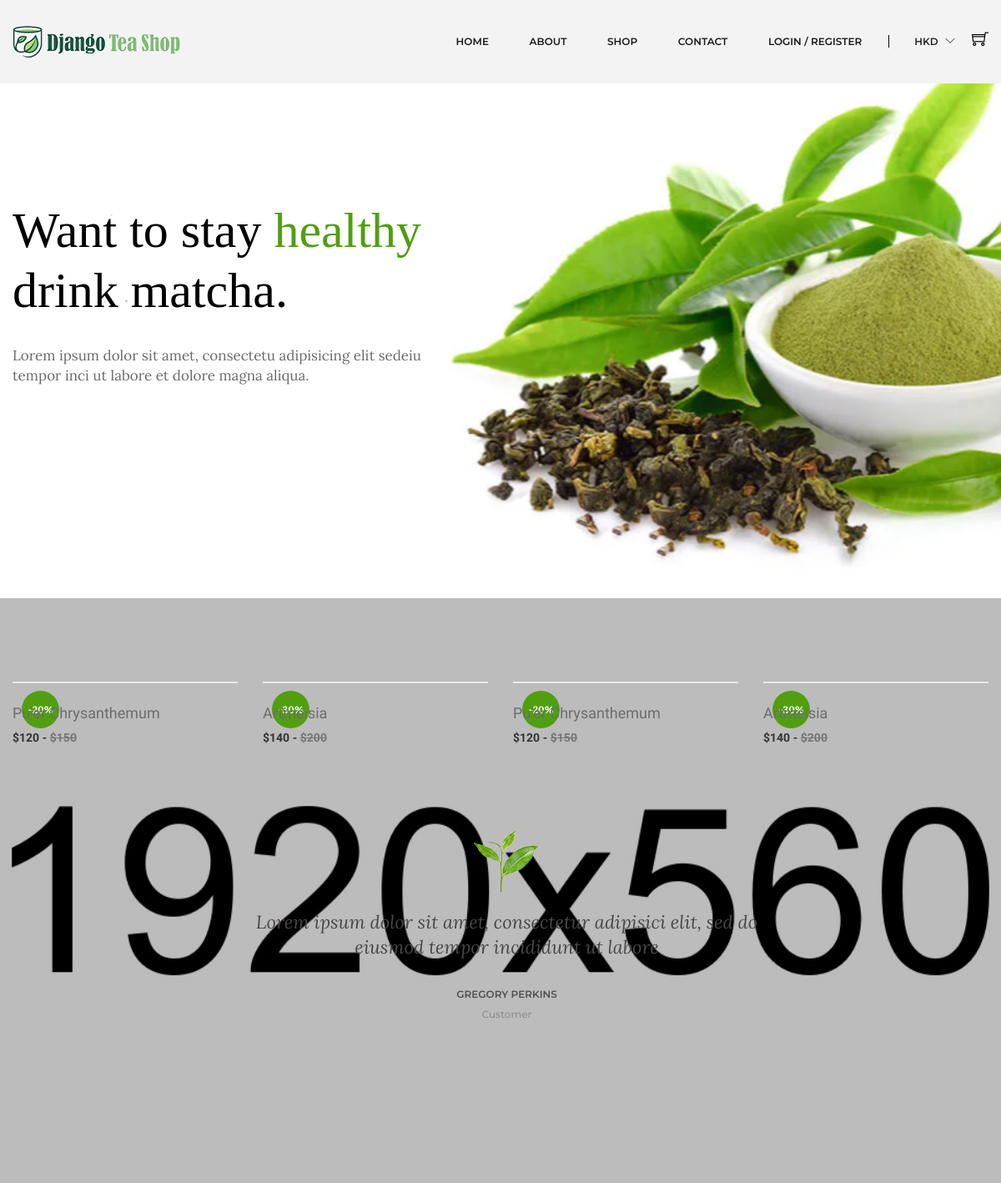
The page / on the database its author committed.
### shop/models.py (models this page shows, shortened)
class Product(models.Model):
    tea_name = models.CharField(max_length=100, unique=True)
    tea_type = models.CharField(max_length=100)
    slug = models.SlugField(max_length=100, unique=True)
    origin = models.CharField(max_length=100)
    color = models.CharField(max_length=50, blank=True)
    aroma = models.CharField(max_length=100, blank=True)
    taste = models.CharField(max_length=100, blank=True)
    tea_nature  = models.CharField(max_length=100, blank=True)
    is_available = models.BooleanField(default=True)
    is_new = models.BooleanField(default=False)
    properties = models.TextField(max_length=300, blank=True)
    weight = models.IntegerField()
    original_price = models.IntegerField()
    discounted_price = models.IntegerField()
    discount_rate = models.IntegerField(blank=True)
    photo_1 = models.ImageField(upload_to='photos/%Y/%m/%d', blank=True)
    photo_1_t = models.ImageField(upload_to='photos/%Y/%m/%d', blank=True)
    photo_1_z = models.ImageField(upload_to='photos/%Y/%m/%d', blank=True)
    photo_2 = models.ImageField(upload_to='photos/%Y/%m/%d', blank=True)
    photo_2_t = models.ImageField(upload_to='photos/%Y/%m/%d', blank=True)
    photo_2_z = models.ImageField(upload_to='photos/%Y/%m/%d', blank=True)
    photo_3 = models.ImageField(upload_to='photos/%Y/%m/%d', blank=True)
    photo_3_t = models.ImageField(upload_to='photos/%Y/%m/%d', blank=True)
    photo_3_z = models.ImageField(upload_to='photos/%Y/%m/%d', blank=True)
    photo_4 = models.ImageField(upload_to='photos/%Y/%m/%d', blank=True)
    photo_4_t = models.ImageField(upload_to='photos/%Y/%m/%d', blank=True)
    photo_4_z = models.ImageField(upload_to='photos/%Y/%m/%d', blank=True)
    created_date = models.DateTimeField(default=datetime.now)
    modified_date = models.DateTimeField(default=datetime.now)
    stars = models.IntegerField()
    store = models.IntegerField()
    category = models.ForeignKey(Category, on_delete=models.CASCADE)
    def get_url(self):
        return reverse('product_detail', args=[self.category.slug, self.slug])

### pages/views.py (the view)
# urls.py: path('', views.index, name="index"),
def index(request):
    products = Product.objects.all().filter(is_available=True)
    context = {
        'products': products,
    }
    return render(request, "pages/index.html", context)

### category/context_processors.py (called while the page is built)
def menu_links(request):
    links = Category.objects.all()
    return dict(links=links)

### templates/pages/index.html (shortened to what this page needs)
{% extends 'base.html' %}
{% load static %}
{% block content %}
<div class="slider-area">
  <div class="slider-active owl-dot-style owl-carousel">
    <div
      class="single-slider ptb-240 bg-img"
      style="background-image: url(../static/img/slider/slider-1.jpg)"
    >
      <div class="container">
        <div class="slider-content slider-animated-1">
          <h1 class="animated">
            Want to stay <span class="theme-color">healthy</span>
          </h1>
          <h1 class="animated">drink matcha.</h1>
          <p>
            Lorem ipsum dolor sit amet, consectetu adipisicing elit sedeiu
            tempor inci ut labore et dolore magna aliqua.
          </p>
        </div>
      </div>
    </div>
  </div>
</div>
<div class="product-area bg-image-1 pt-100 pb-95">
  <div class="container">
    <div class="featured-product-active owl-carousel product-nav">
      {% if products %} {% for product in products %}
      <div class="product-wrapper">
        <div class="product-img">
          {% if product.discount_rate %}
          <span>-{{ product.discount_rate }}%</span>
          {% endif %}
        </div>
        <div class="product-content text-left">
          <div class="product-hover-style">
            <div class="product-title">
              <h4>
                <a href="product-details.html">{{ product.tea_name }}</a>
              </h4>
            </div>
          </div>
          <div class="product-price-wrapper">
            <span>${{ product.discounted_price }} -</span>
            <span class="product-price-old"
              >${{ product.original_price }}
            </span>
          </div>
        </div>
      </div>
      {% endfor %} {% endif %}
    </div>
    <div class="testimonials-area bg-img pt-100 pb-100">
      <div class="container">
        <div class="row">
          <div class="col-lg-12 col-md-12 col-12">
            <div class="testimonial-active owl-carousel">
              <div class="single-testimonial text-center">
                <div class="testimonial-img">
                  <img alt="" src="{% static 'img/icon-img/testi.png' %}" />
                </div>
                <p>
                  Lorem ipsum dolor sit amet, consectetur adipisici elit, sed do
                  eiusmod tempor incididunt ut labore
                </p>
                <h4>Gregory Perkins</h4>
                <h5>Customer</h5>
              </div>
            </div>
          </div>
        </div>
      </div>
    </div>
  </div>
</div>
{% endblock %}

### rows shown on the page
Product: discount_rate "20", tea_name "Pu’er Chrysanthemum", discounted_price "120", original_price "150"
Product: discount_rate "30", tea_name "Artmeisia", discounted_price "140", original_price "200"
